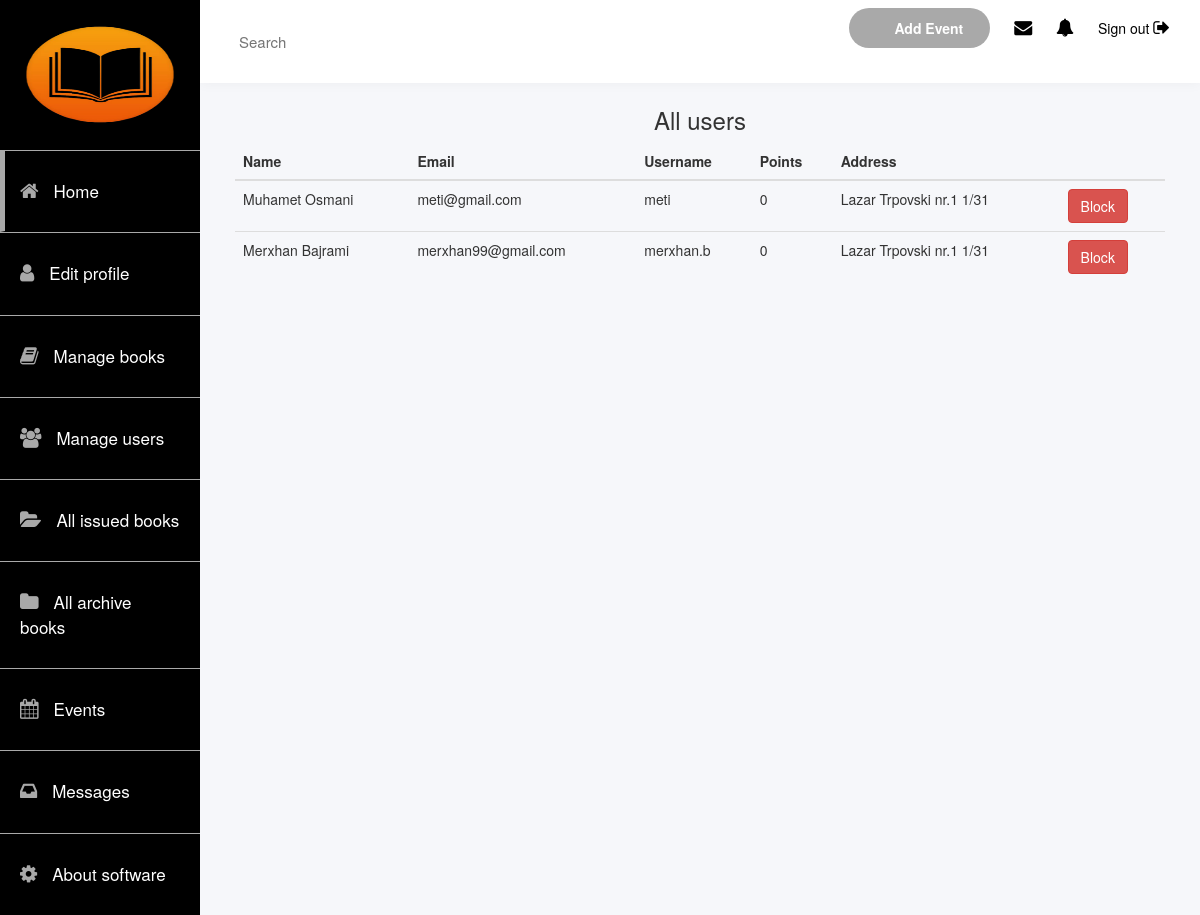
/library/manage-users/, run on an earlier commit of the app's database.
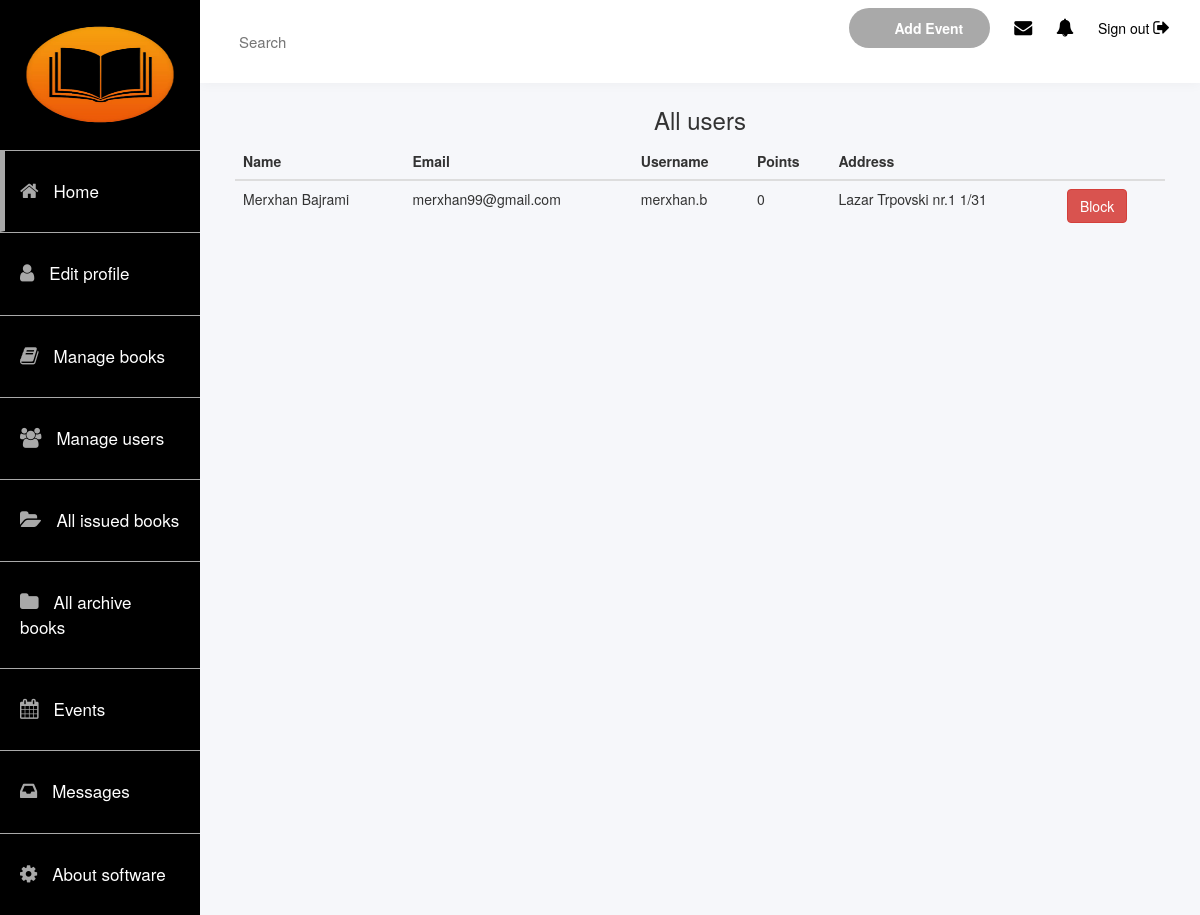
And on a later commit of the database.
### app/models.py (models this page shows, shortened)
class User(models.Model):
    name = models.CharField(max_length=100)
    email = models.CharField(max_length=200)
    username = models.CharField(max_length=50)
    password = models.CharField(max_length=200)
    points = models.IntegerField(default=0)
    address = models.CharField(max_length=200)
    is_admin = models.BooleanField(default=False)

### app/views.py (the view)
# urls.py: path('manage-users/', views.manage_users, name="manage_users"),
def manage_users(request):
    m = Message.objects.filter(marked=False).count()
    users = User.objects.all()
    user = User.objects.filter(username=request.session.get('username')).first()
    inbox = alert.objects.filter(user=user, is_read=False)
    data = []
    for u in users:
        if not u.username == 'admin':
            data.append(u)
    context = {
        'users': data,
        'length':m,
        'total_inbox':len(inbox),
    }
    return render(request, 'admin_users.html', context=context)

### app/templates/admin_users.html
{% extends 'admin.html' %}
{% block content %}
         <div class="user-dashboard">
                        <div class="row mb-5">
                            <h3 style="text-align: center;">All users</h3>
                            <div class="col-md-12 col-sm-12 col-xs-12 gutter">
                                <table class="table">
                                      <thead class="thead">
                                        <tr>
                                          <th scope="col">Name</th>
                                          <th scope="col">Email</th>
                                          <th scope="col">Username</th>
                                          <th scope="col">Points</th>
                                          <th scope="col">Address</th>
                                          <th scope="col"></th>
                                        </tr>
                                      </thead>
                                      <tbody>
                                      {% for u in users %}
                                        <tr>
                                          <td>{{u.name}}</td>
                                          <td>{{u.email}}</td>
                                          <td>{{u.username}}</td>
                                           <td>{{u.points}}</td>
                                            <td>{{u.address}}</td>
                                            <td><a href="{% url 'block' u.id %}" class="btn btn-danger">Block</a></td>
                                        </tr>
                                      {% endfor %}
                                      </tbody>
                                    </table>
                            </div>
                        </div>
        </div>
{% endblock %}

What changed in the data, as far as the page shows it:
removed User: name "Muhamet Osmani", email "meti@gmail.com", username "meti", points "0", address "Lazar Trpovski nr.1 1/31"
